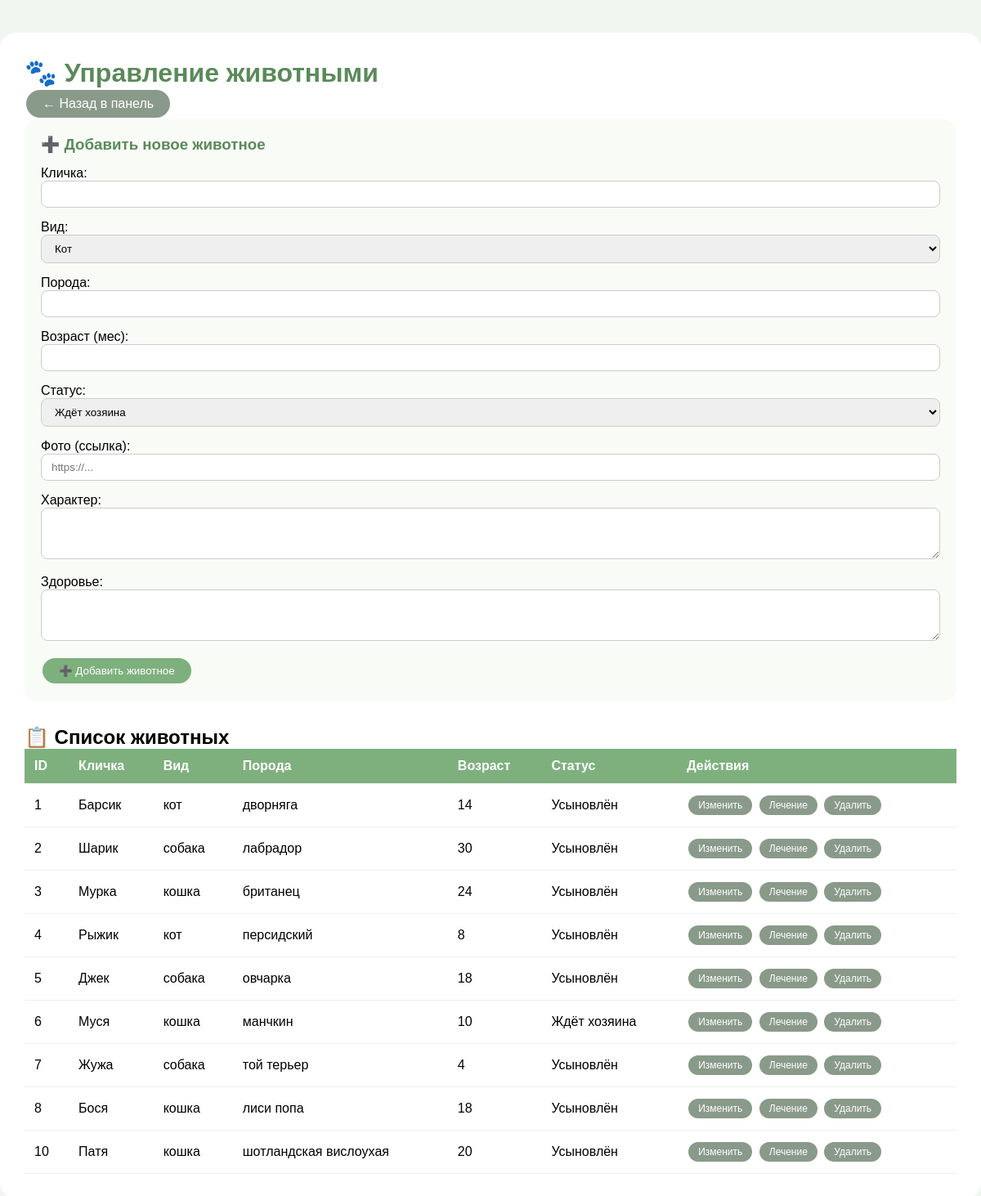
/admin/animals_edit.php (signed in), run on the app's committed database.
### tables this page shows
CREATE TABLE `animals` (
  `id` int(11) NOT NULL,
  `name` varchar(50) NOT NULL,
  `species` varchar(30) NOT NULL,
  `breed` varchar(50) DEFAULT NULL,
  `age` int(11) DEFAULT NULL,
  `status` varchar(20) DEFAULT 'waiting',
  `photo_url` varchar(255) DEFAULT NULL
);

### model/models.php (called while the page is built, shortened)
<?php
function selectAnimals($pdo)
{
    $sql = "SELECT * FROM animals";
    $stmt = $pdo->prepare($sql);
    $stmt->execute();
    return $stmt->fetchAll();
}
?>

### admin/animals_edit.php (the view, shortened to what this page needs)
<?php
require_once '../model/models.php';
$animals = selectAnimals($pdo);
?>
<!doctype html>
<html lang="ru">
<head>
    <link rel="stylesheet" href="../css/main.css">
</head>
<body style="background: #f0f7f0;">
<div class="container">
    <h1 style="color: #5a8a5a;">🐾 Управление животными</h1>
    <a href="admin_panel.php" class="btn btn-gray">← Назад в панель</a>
    <div class="form-section">
        <h3>➕ Добавить новое животное</h3>
        <form method="POST">
            <div class="form-group">
                <label>Кличка:</label>
                <input type="text" name="name" required>
            </div>
            <div class="form-group">
                <label>Вид:</label>
                <select name="species">
                    <option value="кот">Кот</option>
                </select>
            </div>
            <div class="form-group">
                <label>Порода:</label>
                <input type="text" name="breed">
            </div>
            <div class="form-group">
                <label>Возраст (мес):</label>
                <input type="number" name="age">
            </div>
            <div class="form-group">
                <label>Статус:</label>
                <select name="status">
                    <option value="waiting">Ждёт хозяина</option>
                </select>
            </div>
            <div class="form-group">
                <label>Фото (ссылка):</label>
                <input type="text" name="photo_url" placeholder="https://...">
            </div>
            <div class="form-group">
                <label>Характер:</label>
                <textarea name="character_desc" rows="3" style="width:100%;"></textarea>
            </div>
            <div class="form-group">
                <label>Здоровье:</label>
                <textarea name="health_desc" rows="3" style="width:100%;"></textarea>
            </div>
            <button type="submit" name="add" class="btn">➕ Добавить животное</button>
        </form>
    </div>
    <h2>📋 Список животных</h2>
    <div style="overflow-x: auto;">
        <table style="width: 100%;">
            <thead>
            <tr><th>ID</th><th>Кличка</th><th>Вид</th><th>Порода</th><th>Возраст</th><th>Статус</th><th>Действия</th></tr>
            </thead>
            <tbody>
            <?php foreach ($animals as $animal): ?>
                <tr>
                    <td><?= $animal['id'] ?></td>
                    <td><?= htmlspecialchars($animal['name']) ?></td>
                    <td><?= $animal['species'] ?></td>
                    <td><?= $animal['breed'] ?></td>
                    <td><?= $animal['age'] ?></td>
                    <td>
                        <?php
                        $status_ru = [
                            'waiting' => 'Ждёт хозяина',
                            'adopted' => 'Усыновлён',
                            'treatment' => 'На лечении'
                        ][$animal['status']] ?? $animal['status'];
                        echo $status_ru;
                        ?>
                    </td>
                    <td>
                        <a href="animals_edit.php?edit=<?= $animal['id'] ?>" class="btn btn-gray btn-small">Изменить</a>
                        <a href="animals_edit.php?treatment=<?= $animal['id'] ?>" class="btn btn-gray btn-small">Лечение</a>
                        <a href="animals_edit.php?delete=<?= $animal['id'] ?>" class="btn btn-gray btn-small" onclick="return confirm('Удалить?')">Удалить</a>
                    </td>
                </tr>
            <?php endforeach; ?>
            </tbody>
        </table>
    </div>
</div>
</body>
</html>

### css/main.css (style rules this page uses)
* { margin: 0; padding: 0; box-sizing: border-box; }
body { font-family: Arial, sans-serif; background: #f0f7f0; }
.btn { display: inline-block; background: #2e7d32; color: white; padding: 10px 25px; border-radius: 30px; text-decoration: none; margin-top: 15px; }

### admin/animals_edit.php (style rules this page uses)
.container { max-width: 1200px; margin: 40px auto; background: white; padding: 30px; border-radius: 20px; }
table { width: 100%; border-collapse: collapse; }
th, td { padding: 12px; text-align: left; border-bottom: 1px solid #eee; }
th { background: #7eb07e; color: white; }
input, select, textarea { padding: 8px 12px; border-radius: 8px; border: 1px solid #ccc; width: 100%; }
.btn { background: #7eb07e; color: white; padding: 8px 20px; border-radius: 25px; text-decoration: none; display: inline-block; margin: 2px; border: none; cursor: pointer; }
.btn-gray { background: #8a9a8a; }
.btn-small { padding: 5px 12px; font-size: 12px; }
.form-group { margin-bottom: 15px; }
.form-section { background: #f9fbf7; padding: 20px; border-radius: 15px; margin-bottom: 30px; }
.form-section h3 { color: #5a8a5a; margin-bottom: 15px; }

### data on the page
animals: id "1", name "Барсик", species "кот", breed "дворняга", age "14", status "Усыновлён"
animals: id "2", name "Шарик", species "собака", breed "лабрадор", age "30", status "Усыновлён"
animals: id "3", name "Мурка", species "кошка", breed "британец", age "24", status "Усыновлён"
animals: id "4", name "Рыжик", species "кот", breed "персидский", age "8", status "Усыновлён"
animals: id "5", name "Джек", species "собака", breed "овчарка", age "18", status "Усыновлён"
animals: id "6", name "Муся", species "кошка", breed "манчкин", age "10", status "Ждёт хозяина"
animals: id "7", name "Жужа", species "собака", breed "той терьер", age "4", status "Усыновлён"
animals: id "8", name "Бося", species "кошка", breed "лиси попа", age "18", status "Усыновлён"
animals: id "10", name "Патя", species "кошка", breed "шотландская вислоухая", age "20", status "Усыновлён"
